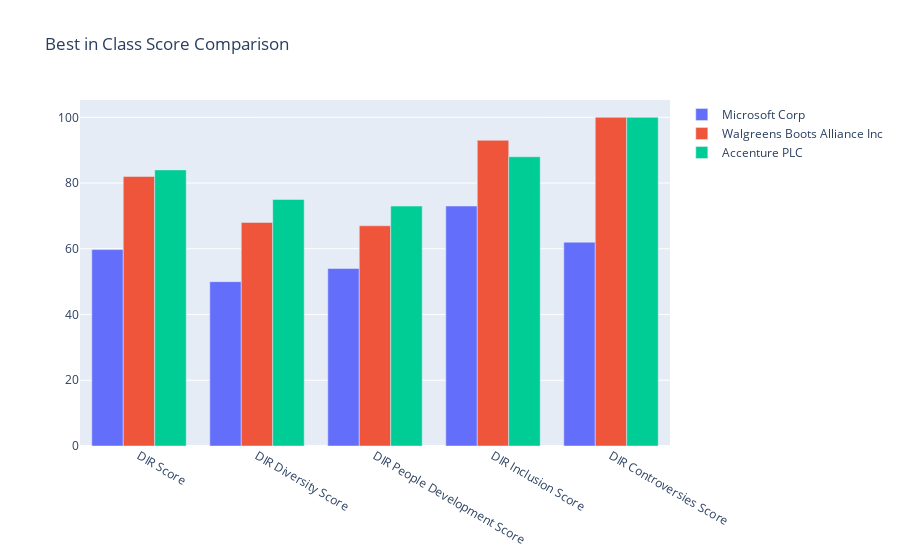

The notebook cell this image was saved under:
### Code cell
# Plot it in the bar chart
def generateBar(index):
    cName = compare.columns[index]
    return go.Bar(x=compare.index[2:], y=compare[cName][2:], name=compare[cName]['Company Common Name'])

fig = go.Figure([generateBar(0), generateBar(1), generateBar(2)])
fig.update_layout(title='Best in Class Score Comparison')
fig.show()

### Figure 1 — Plotly figure (JSON) as saved in the notebook; plotly's stock layout.template omitted (floating-point values rounded to 4 significant figures)
{"data": [{"name": "Microsoft Corp", "type": "bar", "x": ["DIR Score", "DIR Diversity Score", "DIR People Development Score", "DIR Inclusion Score", "DIR Controversies Score"], "y": [59.75, 50, 54, 73, 62]}, {"name": "Walgreens Boots Alliance Inc", "type": "bar", "x": ["DIR Score", "DIR Diversity Score", "DIR People Development Score", "DIR Inclusion Score", "DIR Controversies Score"], "y": [82, 68, 67, 93, 100]}, {"name": "Accenture PLC", "type": "bar", "x": ["DIR Score", "DIR Diversity Score", "DIR People Development Score", "DIR Inclusion Score", "DIR Controversies Score"], "y": [84, 75, 73, 88, 100]}], "layout": {"title": {"text": "Best in Class Score Comparison"}}}
